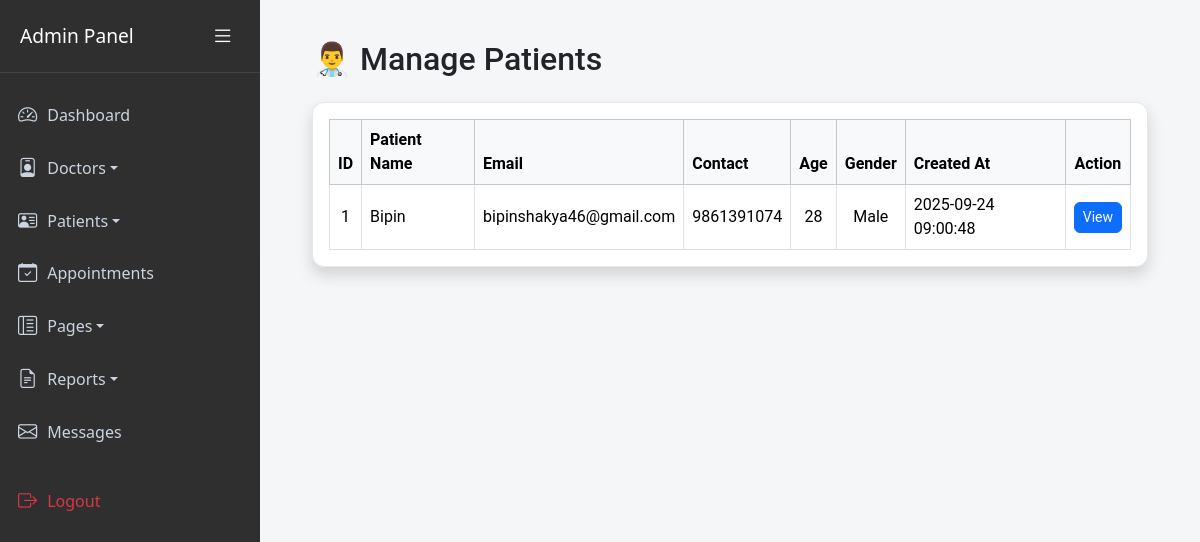
The app's page /Admin/manage_patient.php (signed in) with its own data.
### tables this page shows
CREATE TABLE `patients` (
  `id` int(11) NOT NULL,
  `doctor_id` int(11) DEFAULT NULL,
  `patient_name` varchar(100) NOT NULL,
  `email` varchar(100) NOT NULL,
  `password` varchar(255) NOT NULL,
  `contact_no` varchar(20) DEFAULT NULL,
  `age` int(3) DEFAULT NULL,
  `gender` enum('Male','Female','Other') DEFAULT 'Male',
  `reset_token` varchar(255) DEFAULT NULL,
  `reset_expiry` datetime DEFAULT NULL,
  `created_at` timestamp NOT NULL DEFAULT current_timestamp()
);

### Admin/manage_patient.php (the view, shortened to what this page needs)
<?php
include('assets/include/sidebar.php');
$result = $con->query("SELECT * FROM patients ORDER BY id DESC");
?>
<div class="main-content">
    <div class="container-fluid">
        <h2 class="mb-4">👨‍⚕️ Manage Patients</h2>
        <div class="card shadow mb-4">
            <div class="card-body table-responsive">
                <table class="table table-bordered table-hover align-middle mb-0">
                    <thead class="table-light">
                        <tr>
                            <th class="text-center">ID</th>
                            <th>Patient Name</th>
                            <th>Email</th>
                            <th>Contact</th>
                            <th class="text-center">Age</th>
                            <th class="text-center">Gender</th>
                            <th>Created At</th>
                            <th class="text-center">Action</th>
                        </tr>
                    </thead>
                    <tbody>
                        <?php if($result->num_rows > 0): ?>
                            <?php while($row = $result->fetch_assoc()): ?>
                            <tr>
                                <td class="text-center"><?= $row['id'] ?></td>
                                <td><?= htmlspecialchars($row['patient_name']) ?></td>
                                <td><?= htmlspecialchars($row['email']) ?></td>
                                <td><?= htmlspecialchars($row['contact_no']) ?></td>
                                <td class="text-center"><?= $row['age'] ?></td>
                                <td class="text-center"><?= $row['gender'] ?></td>
                                <td><?= $row['created_at'] ?></td>
                                <td class="text-center">
                                    <a href="view_patient_details.php?id=<?= $row['id'] ?>" class="btn btn-sm btn-primary">View</a>
                                </td>
                            </tr>
                            <?php endwhile; ?>
                        <?php else: ?>
                            <tr>
                                <td colspan="8" class="text-center text-muted">No patients found.</td>
                            </tr>
                        <?php endif; ?>
                    </tbody>
                </table>
            </div>
        </div>
    </div>
</div>

### Admin/assets/include/sidebar.php (style rules this page uses)
body { font-family: 'Segoe UI', sans-serif; background: #f5f6f8; margin: 0; display: flex; overflow-x: hidden; }
.main-content { margin-left: 260px; padding: 20px; flex-grow: 1; transition: margin-left 0.3s ease; }

### Admin/manage_patient.php (style rules this page uses)
.main-content { margin-left: 260px; padding: 40px; min-height: 100vh; background: #f5f6f8; font-family: 'Roboto', sans-serif; }
.card { border-radius: 12px; border: 1px solid #e5e7eb; box-shadow: 0 3px 12px rgba(0,0,0,0.05); }
.btn-primary { border-radius: 6px; }

### records on screen
patients: id "1", patient_name "Bipin", email "bipinshakya46@gmail.com", contact_no "9861391074", age "28", gender "Male", created_at "2025-09-24 09:00:48"
